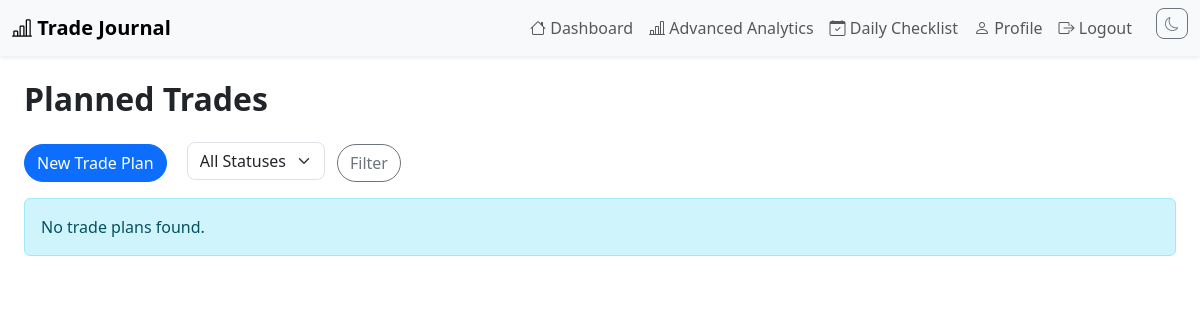
The page /trade-plans/ (signed in) on the database as committed earlier.
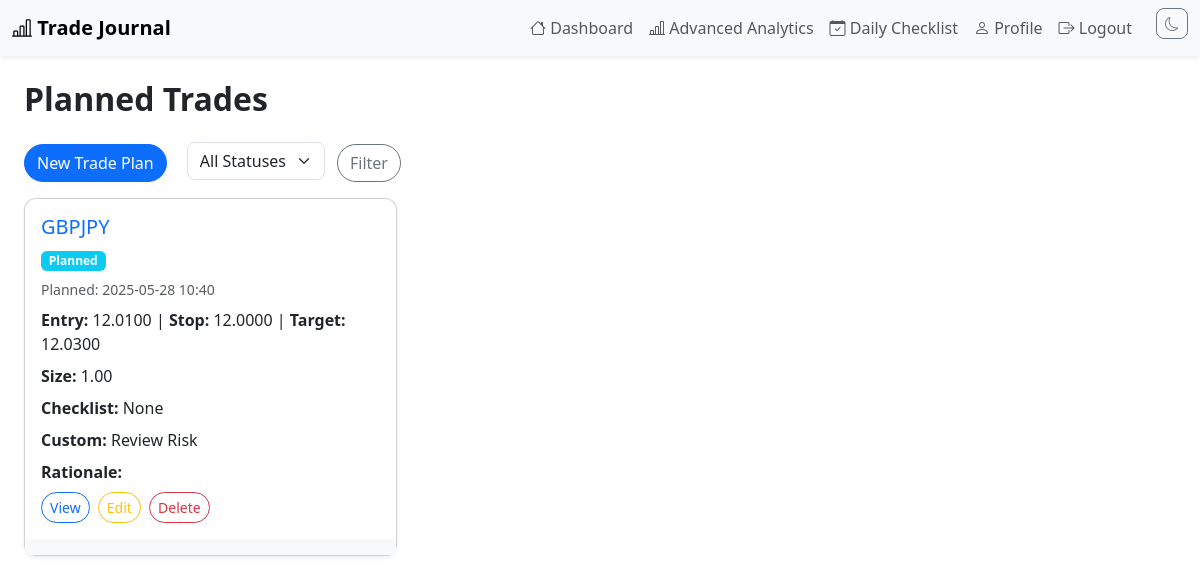
The same page on the database as committed later.
### core/models.py (models this page shows, shortened)
class TradePlan(models.Model):
    STATUS_CHOICES = [
        ('planned', 'Planned'),
        ('executed', 'Executed'),
        ('abandoned', 'Abandoned'),
    ]
    user = models.ForeignKey('User', on_delete=models.CASCADE)
    instrument = models.ForeignKey('Instrument', on_delete=models.CASCADE)
    planned_entry = models.DecimalField(max_digits=12, decimal_places=4, blank=True, null=True)
    planned_stop = models.DecimalField(max_digits=12, decimal_places=4, blank=True, null=True)
    planned_target = models.DecimalField(max_digits=12, decimal_places=4, blank=True, null=True)
    planned_size = models.DecimalField(max_digits=12, decimal_places=2, blank=True, null=True)
    planned_at = models.DateTimeField(auto_now_add=True)
    checklist_template = models.ForeignKey('DailyChecklistTemplate', on_delete=models.SET_NULL, blank=True, null=True)
    rationale = models.TextField(blank=True)
    status = models.CharField(max_length=10, choices=STATUS_CHOICES, default='planned')
    custom_checklist = models.TextField(blank=True, help_text='Comma-separated custom checklist items')

class Instrument(models.Model):
    name = models.CharField(max_length=50, unique=True)
    def __str__(self):
        return self.name

### core/views.py (the view)
# urls.py: path('trade-plans/', views.trade_plan_list_view, name='trade_plan_list'),
@login_required
def trade_plan_list_view(request):
    plans = TradePlan.objects.filter(user=request.user).order_by('-planned_at')
    status = request.GET.get('status')
    if status:
        plans = plans.filter(status=status)
    return render(request, 'trade_plan_list.html', {'plans': plans, 'status': status})

### core/templates/trade_plan_list.html (shortened to what this page needs)
{% extends 'base.html' %}
{% block content %}
<div class="container my-4">
  <h2 class="fw-bold mb-4">Planned Trades</h2>
  <div class="mb-3">
    <a href="{% url 'trade_plan_create' %}" class="btn btn-primary rounded-pill">New Trade Plan</a>
    <form method="get" class="d-inline ms-3">
      <select name="status" class="form-select d-inline w-auto">
        <option value="">All Statuses</option>
      </select>
      <button type="submit" class="btn btn-outline-secondary rounded-pill ms-2">Filter</button>
    </form>
  </div>
  <div class="row g-3">
    {% for plan in plans %}
    <div class="col-md-6 col-lg-4">
      <div class="card shadow-sm h-100">
        <div class="card-body">
          <h5 class="card-title"><a href="{% url 'trade_plan_detail' plan.pk %}" class="text-decoration-none text-primary">{{ plan.instrument }}</a></h5>
          <div class="mb-2"><span class="badge bg-info">{{ plan.get_status_display }}</span></div>
          <div class="mb-2 text-muted small">Planned: {{ plan.planned_at|date:'Y-m-d H:i' }}</div>
          <div class="mb-2"><strong>Entry:</strong> {{ plan.planned_entry }} | <strong>Stop:</strong> {{ plan.planned_stop }} | <strong>Target:</strong> {{ plan.planned_target }}</div>
          <div class="mb-2"><strong>Size:</strong> {{ plan.planned_size }}</div>
          <div class="mb-2"><strong>Checklist:</strong> {{ plan.checklist_template }}</div>
          <div class="mb-2"><strong>Custom:</strong> {{ plan.custom_checklist }}</div>
          <div class="mb-2"><strong>Rationale:</strong> </div>
          <div class="mt-2">
            <a href="{% url 'trade_plan_detail' plan.pk %}" class="btn btn-sm btn-outline-primary rounded-pill me-1">View</a>
            <a href="{% url 'trade_plan_edit' plan.pk %}" class="btn btn-sm btn-outline-warning rounded-pill me-1">Edit</a>
            <a href="{% url 'trade_plan_delete' plan.pk %}" class="btn btn-sm btn-outline-danger rounded-pill">Delete</a>
          </div>
        </div>
        <div class="card-footer bg-light border-top-0 d-flex gap-2">
        </div>
      </div>
    </div>
    {% empty %}
    <div class="col-12">
      <div class="alert alert-info">No trade plans found.</div>
    </div>
    {% endfor %}
  </div>
</div>
{% endblock %}

Rows that differ between the two databases and show on the page:
added TradePlan: instrument "GBPJPY", status "Planned", planned_at "2025-05-28 10:40", planned_entry "12.0100", planned_stop "12.0000", planned_target "12.0300", planned_size "1.00", checklist_template "None", custom_checklist "Review Risk"
Other text that changed with them:
text no longer shown: "No trade plans found."
